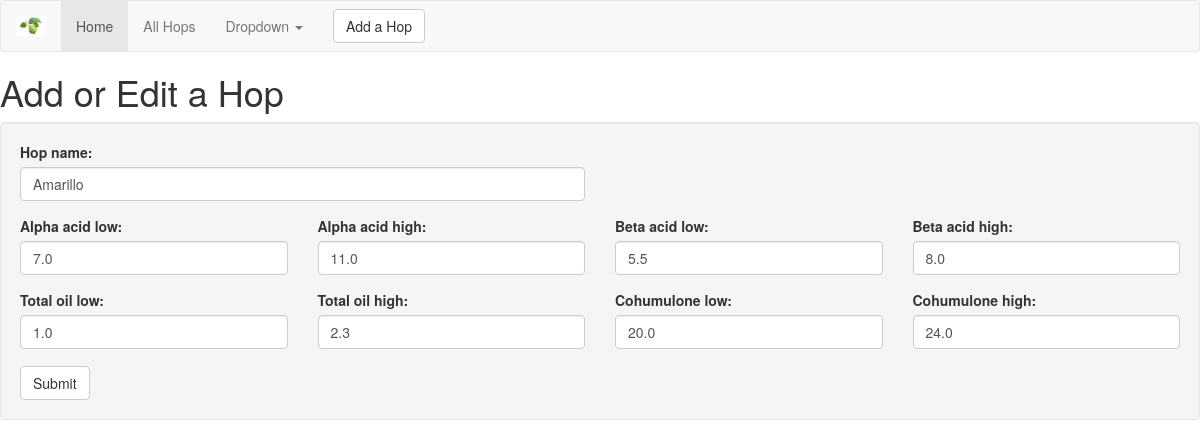
The page /hops/1/edit/ on the database its author committed.
### djangit/models.py (models this page shows, shortened)
class Hop(models.Model):
    hop_name = models.CharField(max_length=50, null=False, blank=False)
    alpha_acid_low = models.DecimalField(max_digits=4, decimal_places=1, null=False, blank=False, default='0')
    alpha_acid_high = models.DecimalField(max_digits=4, decimal_places=1, null=False, blank=False, default='0')
    beta_acid_low = models.DecimalField(max_digits=4, decimal_places=1, null=False, blank=False, default='0')
    beta_acid_high = models.DecimalField(max_digits=4, decimal_places=1, null=False, blank=False, default='0')
    total_oil_low = models.DecimalField(max_digits=4, decimal_places=1, null=False, blank=False, default='0')
    total_oil_high = models.DecimalField(max_digits=4, decimal_places=1, null=False, blank=False, default='0')
    cohumulone_low = models.DecimalField(max_digits=4, decimal_places=1, null=False, blank=False, default='0')
    cohumulone_high = models.DecimalField(max_digits=4, decimal_places=1, null=False, blank=False, default='0')

### djangit/views.py (the view)
# urls.py: url(r'^hops/(?P<id>[0-9]+)/edit/$', views.edithop, name='edithop'),
def edithop(request, id):
    print 'got to edithop'
    hop = Hop.objects.get(id=id)
    hopform = HopForm(instance=hop)
    model =  {
        "hopform":hopform
        }
    return render(request, 'hopform.html', model)

### djangit/templates/hopform.html
{% include '_navbar.html' %}
<h1>Add or Edit a Hop</h1>
<form method="POST" action="/hops/add" class="well">{% csrf_token %}
  <div class="row">
    <div class="col-md-6">
      <div class="form-group">
        {{hopform.hop_name.label_tag}}
        {{hopform.hop_name}}
      </div>
    </div>
  </div>
  <div class="row">
    <div class="col-md-3">
      <div class="form-group">
        {{hopform.alpha_acid_low.label_tag}}
        {{hopform.alpha_acid_low}}
      </div>
    </div>
    <div class="col-md-3">
      <div class="form-group">
        {{hopform.alpha_acid_high.label_tag}}
        {{hopform.alpha_acid_high}}
      </div>
    </div>
    <div class="col-md-3">
      <div class="form-group">
        {{hopform.beta_acid_low.label_tag}}
        {{hopform.beta_acid_low}}
      </div>
    </div>
    <div class="col-md-3">
      <div class="form-group">
        {{hopform.beta_acid_high.label_tag}}
        {{hopform.beta_acid_high}}
      </div>
    </div>
  </div>
  <div class="row">
    <div class="col-md-3">
      <div class="form-group">
        {{hopform.total_oil_low.label_tag}}
        {{hopform.total_oil_low}}
      </div>
    </div>
    <div class="col-md-3">
      <div class="form-group">
        {{hopform.total_oil_high.label_tag}}
        {{hopform.total_oil_high}}
      </div>
    </div>
    <div class="col-md-3">
      <div class="form-group">
        {{hopform.cohumulone_low.label_tag}}
        {{hopform.cohumulone_low}}
      </div>
    </div>
    <div class="col-md-3">
      <div class="form-group">
        {{hopform.cohumulone_high.label_tag}}
        {{hopform.cohumulone_high}}
      </div>
    </div>
  </div>
  <div class="row">
    <div class="col-md-6">
    </div>
    <div class="col-md-6">
    </div>
  </div>
  <div class="row">
    <div class="col-md-12">
    </div>
  </div>
  <button type="submit" class="btn btn-default">Submit</button>
</form>

### rows shown on the page
Hop: hop_name "Amarillo", alpha_acid_low "7.0", alpha_acid_high "11.0", beta_acid_low "5.5", beta_acid_high "8.0", total_oil_low "1.0", total_oil_high "2.3", cohumulone_low "20.0", cohumulone_high "24.0"

### other values the page prints
{{ hopform.hop_name.label_tag }} "Hop name:"
{{ hopform.alpha_acid_low.label_tag }} "Alpha acid low:"
{{ hopform.alpha_acid_high.label_tag }} "Alpha acid high:"
{{ hopform.beta_acid_low.label_tag }} "Beta acid low:"
{{ hopform.beta_acid_high.label_tag }} "Beta acid high:"
{{ hopform.total_oil_low.label_tag }} "Total oil low:"
{{ hopform.total_oil_high.label_tag }} "Total oil high:"
{{ hopform.cohumulone_low.label_tag }} "Cohumulone low:"
{{ hopform.cohumulone_high.label_tag }} "Cohumulone high:"
